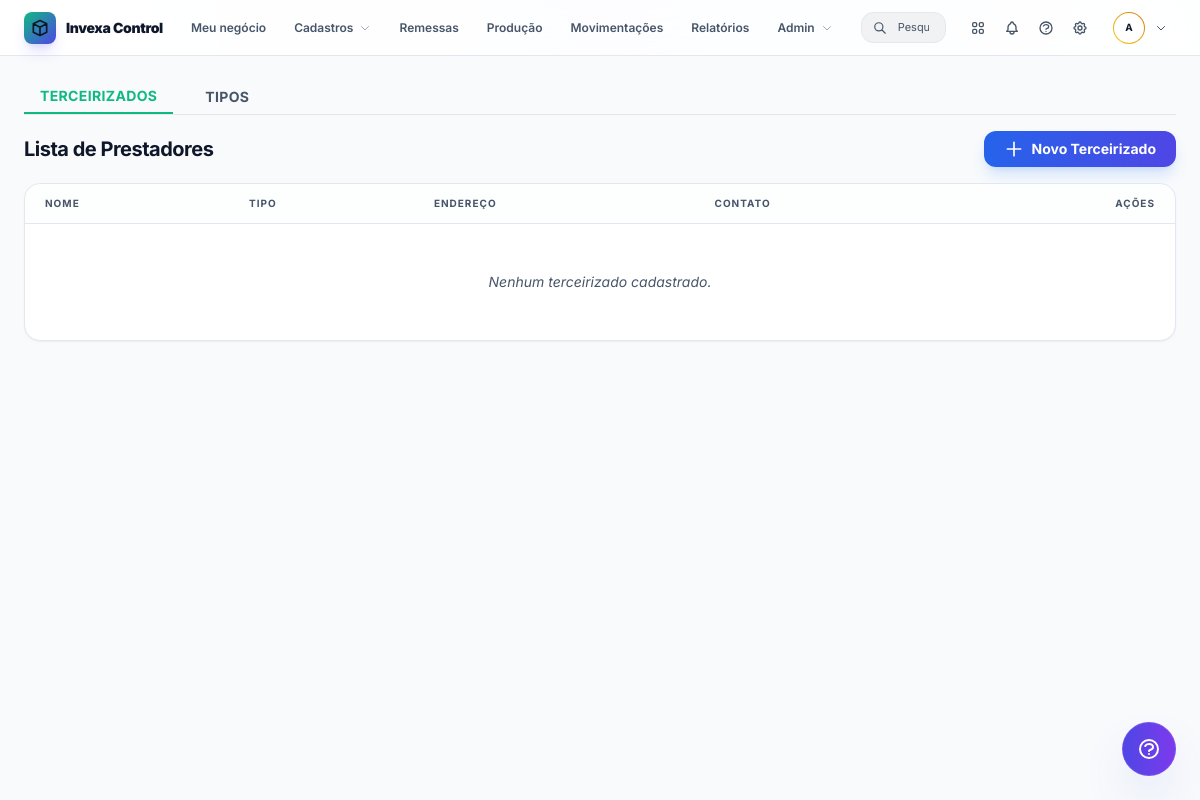
The page /workers/ (signed in) on the database as committed earlier.
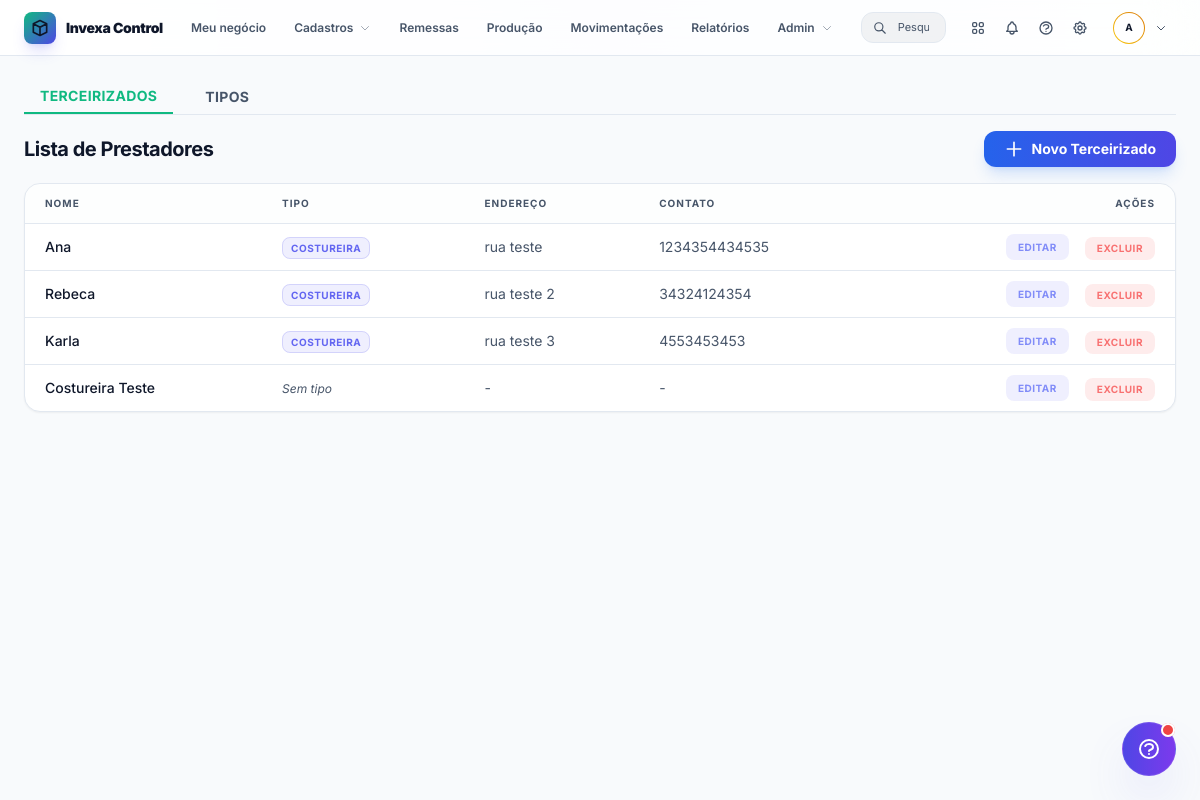
The same page on the database as committed later.
### app/models/worker.py (models this page shows)
class Worker(Base):
    __tablename__ = "workers"
    id = Column(Integer, primary_key=True, index=True)
    name = Column(String, index=True, nullable=False)
    tax_id = Column(String, nullable=True) # CPF/CNPJ
    phone = Column(String, nullable=True)
    email = Column(String, nullable=True)
    role = Column(String, nullable=True) # Deprecated, use worker_type
    address = Column(String, nullable=True)
    zip_code = Column(String, nullable=True)
    worker_type_id = Column(Integer, ForeignKey("worker_types.id"), nullable=True)
    company_id = Column(Integer, ForeignKey("companies.id"))
    company = relationship("Company", back_populates="workers")
    daily_rate = Column(Float, default=0.0)
    active = Column(Boolean, default=True)
    notes = Column(Text, nullable=True)
    created_at = Column(DateTime, default=datetime.now)
    updated_at = Column(DateTime, default=datetime.now, onupdate=datetime.now)
    worker_type = relationship("WorkerType", back_populates="workers")
    shipments = relationship("Shipment", back_populates="worker")

### app/models/worker_type.py (models this page shows)
class WorkerType(Base):
    __tablename__ = "worker_types"
    id = Column(Integer, primary_key=True, index=True)
    name = Column(String, index=True, nullable=False)
    company_id = Column(Integer, ForeignKey("companies.id"))
    company = relationship("Company", back_populates="worker_types")
    workers = relationship("Worker", back_populates="worker_type")
    __table_args__ = (UniqueConstraint('name', 'company_id', name='uix_worker_type_name_company'),)

### app/api/routers/workers.py (the view)
@router.get("")
@router.get("/")
async def workers_view(request: Request, user: User = Depends(login_required), db: Session = Depends(get_db)):
    workers = db.query(Worker).filter(Worker.active == True, Worker.company_id == user.company_id).all()
    products = db.query(Product).filter(Product.company_id == user.company_id).all()
    worker_types = db.query(WorkerType).filter(WorkerType.company_id == user.company_id).all()
    return templates.TemplateResponse("workers.html", {
        "request": request,
        "user": user,
        "workers": workers,
        "products": products,
        "worker_types": worker_types
    })

### app/templates/workers.html (shortened to what the changed rows need)
{% extends "base.html" %}
{% block content %}
<div class="flex flex-col gap-4" x-data="{ activeTab: 'workers' }">
    <div x-show="activeTab === 'workers'" class="flex flex-col gap-4"
        x-transition:enter="transition ease-out duration-300" x-transition:enter-start="opacity-0 translate-y-2"
        x-transition:enter-end="opacity-100 translate-y-0">
        <div class="flex justify-between items-center">
            <h2 class="text-xl font-bold text-main tracking-tight">Lista de Prestadores</h2>
        </div>
        <div class="bg-surface border border-border rounded-2xl overflow-hidden shadow-sm">
            <div class="overflow-x-auto">
                <table class="w-full text-left border-collapse">
                    <thead>
                        <tr class="bg-darker/30 border-b border-border">
                            <th class="px-5 py-3 text-[10px] font-bold text-muted uppercase tracking-widest">Nome
                            </th>
                            <th class="px-5 py-3 text-[10px] font-bold text-muted uppercase tracking-widest">Tipo
                            </th>
                            <th class="px-5 py-3 text-[10px] font-bold text-muted uppercase tracking-widest">
                                Endereço</th>
                            <th class="px-5 py-3 text-[10px] font-bold text-muted uppercase tracking-widest">Contato
                            </th>
                            <th class="px-5 py-3 text-[10px] font-bold text-muted uppercase tracking-widest text-right">
                                Ações</th>
                        </tr>
                    </thead>
                    <tbody class="divide-y divide-border">
                        {% for worker in workers %}
                        <tr class="hover:bg-primary/5 transition-colors group">
                            <td
                                class="px-5 py-2.5 text-sm font-medium text-main group-hover:text-primary transition-colors">
                                {{ worker.name }}</td>
                            <td class="px-5 py-2.5 text-sm text-muted">
                                {% if worker.worker_type %}
                                <span
                                    class="px-2 py-1 rounded-lg bg-indigo-500/10 text-indigo-500 text-[10px] font-bold border border-indigo-500/20 uppercase tracking-wider">{{
                                    worker.worker_type.name }}</span>
                                {% else %}
                                <span class="text-muted italic text-xs">Sem tipo</span>
                                {% endif %}
                            </td>
                            <td class="px-5 py-2.5 text-sm text-muted">{{ worker.address or '-' }}</td>
                            <td class="px-5 py-2.5 text-sm text-muted">{{ worker.phone or '-' }}</td>
                            <td class="px-5 py-2.5 text-right flex justify-end gap-2">
                                <button
                                    onclick="openEditWorkerModal('{{ worker.id }}', '{{ worker.name }}', '{{ worker.worker_type_id or '' }}', '{{ worker.address or '' }}', '{{ worker.zip_code or '' }}', '{{ worker.phone }}')"
                                    class="text-indigo-400 hover:text-indigo-300 text-[10px] font-bold transition-colors uppercase tracking-wider bg-indigo-500/10 hover:bg-indigo-500/20 px-3 py-1 rounded-lg">Editar</button>
                                <form action="/workers/{{ worker.id }}/delete" method="POST"
                                    onsubmit="return confirm('Tem certeza que deseja excluir este terceirizado? Esta ação não pode ser desfeita.');"
                                    class="inline ml-2">
                                    <button type="submit"
                                        class="text-red-400 hover:text-red-300 text-[10px] font-bold transition-colors uppercase tracking-wider bg-red-500/10 hover:bg-red-500/20 px-3 py-1 rounded-lg">Excluir</button>
                                </form>
                            </td>
                        </tr>
                        {% else %}
                        <tr>
                            <td colspan="5" class="px-6 py-12 text-center text-muted text-sm italic">Nenhum
                                terceirizado cadastrado.</td>
                        </tr>
                        {% endfor %}
                    </tbody>
                </table>
            </div>
        </div>
    </div>
    {% endblock %}

### app/templates/base.html (shortened to what the changed rows need)
<!DOCTYPE html>
<html lang="pt-BR">
<head>
    <script src="https://cdn.tailwindcss.com"></script>
    <link rel="stylesheet" href="{{ url_for('static', path='css/style.css') }}">
</head>
<body
    class="bg-dark text-main font-sans antialiased h-screen flex flex-col overflow-hidden selection:bg-indigo-500/30 selection:text-indigo-200 transition-colors duration-300">
    <main class="flex-1 flex flex-col min-h-0 relative w-full bg-dark">
        <div class="flex-1 overflow-y-auto p-4 md:p-6 custom-scrollbar">
            {% block content %}{% endblock %}
        </div>
    </main>
    <div x-data="{
        helpOpen: false,
        hasUpdate: false,
        content: '<div class=\'flex justify-center py-8\'><svg class=\'animate-spin h-6 w-6 text-indigo-500\' xmlns=\'http://www.w3.org/2000/svg\' fill=\'none\' viewBox=\'0 0 24 24\'><circle class=\'opacity-25\' cx=\'12\' cy=\'12\' r=\'10\' stroke=\'currentColor\' stroke-width=\'4\'></circle><path class=\'opacity-75\' fill=\'currentColor\' d=\'M4 12a8 8 0 018-8V0C5.373 0 0 5.373 0 12h4zm2 5.291A7.962 7.962 0 014 12H0c0 3.042 1.135 5.824 3 7.938l3-2.647z\'></path></svg></div>',
        init() {
            fetch('/api/guide/status')
                .then(r => r.json())
                .then(data => {
                    this.hasUpdate = data.has_update;
                });
        },
        openHelp() {
            this.helpOpen = !this.helpOpen;
            if (this.helpOpen) {
                fetch('/api/guide/content')
                    .then(r => r.json())
                    .then(data => {
                        this.content = data.content || 'Guia Vazio';
                    });
                if (this.hasUpdate) {
                    fetch('/api/guide/mark_read', { method: 'POST' });
                    this.hasUpdate = false;
                }
            }
        }
    }" class="fixed bottom-6 right-6 z-[9999] flex flex-col items-end">
        <button @click="openHelp()"
            class="relative bg-gradient-to-r from-indigo-600 to-violet-600 hover:from-indigo-500 hover:to-violet-500 text-white p-3.5 rounded-full shadow-2xl hover:scale-110 active:scale-95 transition-all duration-300 pointer-events-auto shadow-indigo-500/30 border border-white/10"
            title="Guia Rápido">
            <span x-show="hasUpdate" style="display: none;" class="absolute top-0 right-0 flex h-3.5 w-3.5">
                <span class="relative inline-flex rounded-full h-3.5 w-3.5 bg-red-500 border-2 border-surface"></span>
            </span>
        </button>
    </div>
</body>
</html>

Rows that differ between the two databases and show on the page:
added Worker: name "Ana", worker_type.name "COSTUREIRA", address "rua teste", phone "1234354434535"
added Worker: name "Rebeca", worker_type.name "COSTUREIRA", address "rua teste 2", phone "34324124354"
added Worker: name "Karla", worker_type.name "COSTUREIRA", address "rua teste 3", phone "4553453453"
added Worker: name "Costureira Teste", shows "Sem tipo", address "-", phone "-"
Other text that changed with them:
text no longer shown: "Nenhum terceirizado cadastrado."
